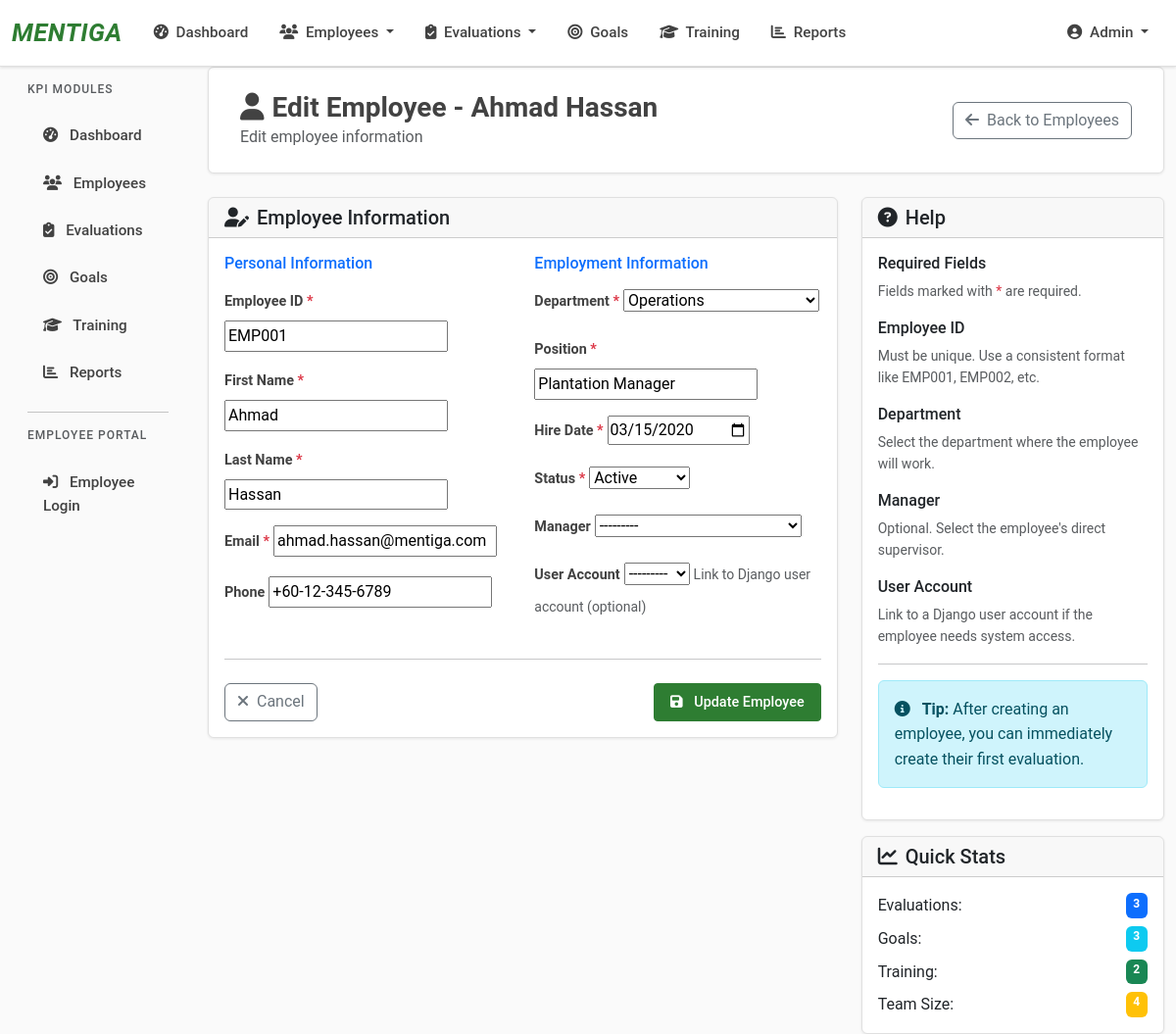
The app's page /employee/employees/1/edit/ (signed in) with its own data.
### KPI/models.py (models this page shows, shortened)
class Employee(models.Model):
    EMPLOYEE_STATUS = [
        ('active', 'Active'),
        ('inactive', 'Inactive'),
        ('terminated', 'Terminated'),
        ('probation', 'Probation'),
        ('contract', 'Contract'),
    ]
    GENDER_CHOICES = [
        ('M', 'Male'),
        ('F', 'Female'),
        ('O', 'Other'),
    ]
    user = models.OneToOneField(User, on_delete=models.CASCADE, null=True, blank=True)
    employee_id = models.CharField(max_length=20, unique=True)
    first_name = models.CharField(max_length=100)
    last_name = models.CharField(max_length=100)
    email = models.EmailField()
    phone = models.CharField(max_length=20, blank=True)
    department = models.ForeignKey(Department, on_delete=models.CASCADE)
    position = models.CharField(max_length=100)
    hire_date = models.DateField()
    status = models.CharField(max_length=20, choices=EMPLOYEE_STATUS, default='active')
    manager = models.ForeignKey('self', on_delete=models.SET_NULL, null=True, blank=True)
    gender = models.CharField(max_length=1, choices=GENDER_CHOICES, blank=True)
    date_of_birth = models.DateField(null=True, blank=True)
    address = models.TextField(blank=True)
    emergency_contact = models.CharField(max_length=100, blank=True)
    emergency_phone = models.CharField(max_length=20, blank=True)
    salary = models.DecimalField(max_digits=10, decimal_places=2, null=True, blank=True)
    created_at = models.DateTimeField(auto_now_add=True)
    def __str__(self):
        return f"{self.first_name} {self.last_name} - {self.employee_id}"
    @property
    def full_name(self):
        return f"{self.first_name} {self.last_name}"
    class Meta:
        ordering = ['first_name', 'last_name']

### KPI/views.py (the view)
# urls.py: path('employees/<int:employee_id>/edit/', views.employee_edit, name='employee_edit'),
@login_required
def employee_edit(request, employee_id):
    employee = get_object_or_404(Employee, id=employee_id)
    if request.method == 'POST':
        form = EmployeeForm(request.POST, instance=employee)
        if form.is_valid():
            employee = form.save()
            messages.success(request, f'Employee {employee.full_name} updated successfully.')
            return redirect('KPI:employee_detail', employee_id=employee.id)
    else:
        form = EmployeeForm(instance=employee)
    context = {
        'form': form,
        'employee': employee,
        'title': f'Edit Employee - {employee.full_name}',
        'action': 'Update'
    }
    return render(request, 'KPI/employee_form.html', context)

### KPI/forms.py
class EmployeeForm(forms.ModelForm):
    class Meta:
        model = Employee
        fields = [
            'employee_id', 'first_name', 'last_name', 'email', 'phone',
            'department', 'position', 'hire_date', 'status', 'manager',
            'gender', 'date_of_birth', 'address', 'emergency_contact',
            'emergency_phone', 'salary', 'user'
        ]
        widgets = {
            'hire_date': forms.DateInput(attrs={'type': 'date'}),
            'date_of_birth': forms.DateInput(attrs={'type': 'date'}),
            'address': forms.Textarea(attrs={'rows': 3}),
        }

### KPI/models.py (called while the page is built)
    def __str__(self):
        return self.name

### KPI/templates/KPI/employee_form.html (shortened to what this page needs)
{% extends 'KPI/base.html' %}
{% block content %}
<div class="page-header">
    <div class="row align-items-center">
        <div class="col">
            <h1><i class="fas fa-user me-2"></i>{{ title }}</h1>
            <p class="text-muted mb-0">{% if employee %}Edit employee information{% else %}Add a new employee to the system{% endif %}</p>
        </div>
        <div class="col-auto">
            <a href="{% url 'KPI:employee_list' %}" class="btn btn-outline-secondary">
                <i class="fas fa-arrow-left me-2"></i>Back to Employees
            </a>
        </div>
    </div>
</div>
<div class="row">
    <div class="col-md-8">
        <div class="card">
            <div class="card-header">
                <h5 class="mb-0">
                    <i class="fas fa-user-edit me-2"></i>Employee Information
                </h5>
            </div>
            <div class="card-body">
                <form method="post">
                    <div class="row">
                        <div class="col-md-6">
                            <h6 class="text-primary mb-3">Personal Information</h6>
                            <div class="mb-3">
                                <label for="{{ form.employee_id.id_for_label }}" class="form-label">
                                    Employee ID <span class="text-danger">*</span>
                                </label>
                                {{ form.employee_id }}
                            </div>
                            <div class="mb-3">
                                <label for="{{ form.first_name.id_for_label }}" class="form-label">
                                    First Name <span class="text-danger">*</span>
                                </label>
                                {{ form.first_name }}
                            </div>
                            <div class="mb-3">
                                <label for="{{ form.last_name.id_for_label }}" class="form-label">
                                    Last Name <span class="text-danger">*</span>
                                </label>
                                {{ form.last_name }}
                            </div>
                            <div class="mb-3">
                                <label for="{{ form.email.id_for_label }}" class="form-label">
                                    Email <span class="text-danger">*</span>
                                </label>
                                {{ form.email }}
                            </div>
                            <div class="mb-3">
                                <label for="{{ form.phone.id_for_label }}" class="form-label">Phone</label>
                                {{ form.phone }}
                            </div>
                        </div>
                        <div class="col-md-6">
                            <h6 class="text-primary mb-3">Employment Information</h6>
                            <div class="mb-3">
                                <label for="{{ form.department.id_for_label }}" class="form-label">
                                    Department <span class="text-danger">*</span>
                                </label>
                                {{ form.department }}
                            </div>
                            <div class="mb-3">
                                <label for="{{ form.position.id_for_label }}" class="form-label">
                                    Position <span class="text-danger">*</span>
                                </label>
                                {{ form.position }}
                            </div>
                            <div class="mb-3">
                                <label for="{{ form.hire_date.id_for_label }}" class="form-label">
                                    Hire Date <span class="text-danger">*</span>
                                </label>
                                {{ form.hire_date }}
                            </div>
                            <div class="mb-3">
                                <label for="{{ form.status.id_for_label }}" class="form-label">
                                    Status <span class="text-danger">*</span>
                                </label>
                                {{ form.status }}
                            </div>
                            <div class="mb-3">
                                <label for="{{ form.manager.id_for_label }}" class="form-label">Manager</label>
                                {{ form.manager }}
                            </div>
                            <div class="mb-3">
                                <label for="{{ form.user.id_for_label }}" class="form-label">User Account</label>
                                {{ form.user }}
                                <small class="text-muted">Link to Django user account (optional)</small>
                            </div>
                        </div>
                    </div>
                    <hr class="my-4">
                    <div class="d-flex justify-content-between">
                        <a href="{% url 'KPI:employee_list' %}" class="btn btn-outline-secondary">
                            <i class="fas fa-times me-2"></i>Cancel
                        </a>
                        <button type="submit" class="btn btn-primary">
                            <i class="fas fa-save me-2"></i>
                            {% if employee %}Update Employee{% else %}Create Employee{% endif %}
                        </button>
                    </div>
                </form>
            </div>
        </div>
    </div>
    <div class="col-md-4">
        <div class="card">
            <div class="card-header">
                <h5 class="mb-0"><i class="fas fa-question-circle me-2"></i>Help</h5>
            </div>
            <div class="card-body">
                <h6>Required Fields</h6>
                <p class="small text-muted">Fields marked with <span class="text-danger">*</span> are required.</p>
                <h6>Employee ID</h6>
                <p class="small text-muted">Must be unique. Use a consistent format like EMP001, EMP002, etc.</p>
                <h6>Department</h6>
                <p class="small text-muted">Select the department where the employee will work.</p>
                <h6>Manager</h6>
                <p class="small text-muted">Optional. Select the employee's direct supervisor.</p>
                <h6>User Account</h6>
                <p class="small text-muted">Link to a Django user account if the employee needs system access.</p>
                <hr>
                <div class="alert alert-info">
                    <i class="fas fa-info-circle me-2"></i>
                    <strong>Tip:</strong> After creating an employee, you can immediately create their first evaluation.
                </div>
            </div>
        </div>
        {% if employee %}
        <div class="card mt-3">
            <div class="card-header">
                <h5 class="mb-0"><i class="fas fa-chart-line me-2"></i>Quick Stats</h5>
            </div>
            <div class="card-body">
                <div class="d-flex justify-content-between mb-2">
                    <span>Evaluations:</span>
                    <span class="badge bg-primary">{{ employee.evaluation_set.count }}</span>
                </div>
                <div class="d-flex justify-content-between mb-2">
                    <span>Goals:</span>
                    <span class="badge bg-info">{{ employee.goal_set.count }}</span>
                </div>
                <div class="d-flex justify-content-between mb-2">
                    <span>Training:</span>
                    <span class="badge bg-success">{{ employee.training_set.count }}</span>
                </div>
                <div class="d-flex justify-content-between">
                    <span>Team Size:</span>
                    <span class="badge bg-warning">{{ employee.employee_set.count }}</span>
                </div>
            </div>
        </div>
        {% endif %}
    </div>
</div>
{% endblock %}

### KPI/templates/KPI/base.html (style rules this page uses)
:root { --mentiga-green: #2E7D32; --mentiga-dark-green: #1B5E20; --mentiga-light-green: #A5D6A7; --mentiga-blue: #1565C0; --mentiga-dark-blue: #0D47A1; --mentiga-gray: #424242; --mentiga-light-gray: #757575; }
body { font-family: 'Roboto', 'Segoe UI', Tahoma, Geneva, Verdana, sans-serif; background-color: #FAFAFA; color: #212121; line-height: 1.6; }
.btn-primary { background-color: var(--mentiga-green); border-color: var(--mentiga-green); font-weight: 500; font-size: 0.9rem; padding: 0.5rem 1rem; border-radius: 4px; transition: all 0.2s ease; }
.card { border: 1px solid #E0E0E0; box-shadow: 0 1px 3px rgba(0,0,0,0.08); border-radius: 6px; }
.form-label { font-weight: 600; color: var(--mentiga-gray); margin-bottom: 0.5rem; font-size: 0.9rem; }
.page-header { background-color: white; padding: 1.5rem 2rem; border-radius: 6px; margin-bottom: 1.5rem; box-shadow: 0 1px 3px rgba(0,0,0,0.08); border: 1px solid #E0E0E0; }
.page-header h1 { color: var(--mentiga-gray); margin: 0; font-weight: 600; font-size: 1.75rem; }

### records on screen
Employee: employee_id "EMP001", first_name "Ahmad", last_name "Hassan", email "ahmad.hassan@mentiga.com", phone "+60-12-345-6789", department "Operations", position "Plantation Manager", hire_date "03/15/2020", status "Active", manager "---------", user "---------", evaluation_set.count "3", goal_set.count "3", training_set.count "2", employee_set.count "4"

### other values on screen
{{ title }} "Edit Employee - Ahmad Hassan"
